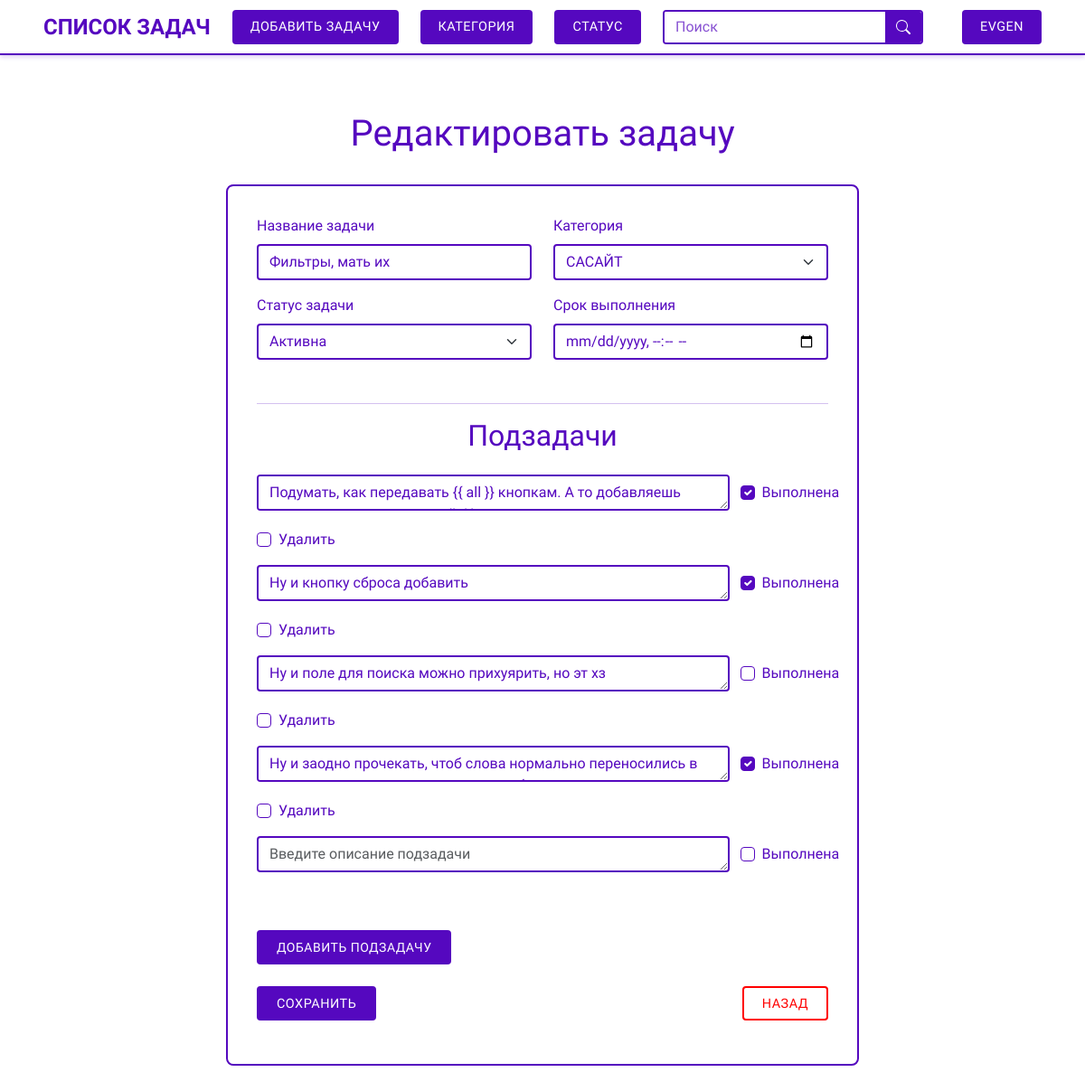
The page /task/8/edit/ (signed in) on the database as committed earlier.
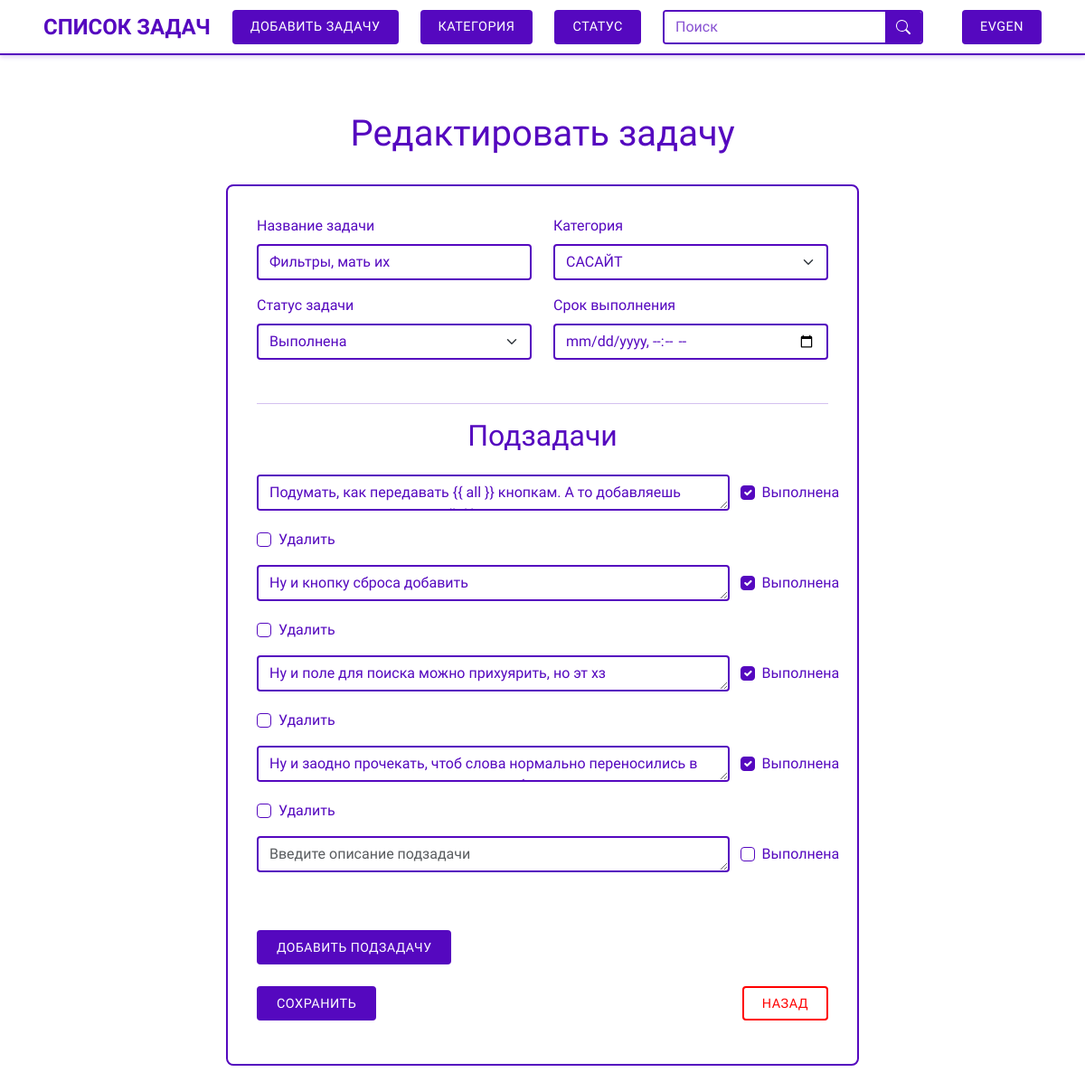
The same page on the database as committed later.
### task/models.py (models this page shows, shortened)
class Task(models.Model):
    class Status(models.TextChoices):
        NOT_ACTIVE = 'not_active', 'Не активна'
        ACTIVE = 'active', 'Активна'
        COMPLETED = 'completed', 'Выполнена'
    title = models.CharField(max_length=100, verbose_name='Название задачи')
    user = models.ForeignKey(User, on_delete=models.CASCADE, verbose_name='Пользователь', related_name='tasks')
    category = models.ForeignKey(Category, on_delete=models.PROTECT, verbose_name='Категория', related_name='tasks')
    status = models.CharField(max_length=10, choices=Status.choices, default=Status.NOT_ACTIVE,
                              verbose_name='Статус задачи')
    create_date = models.DateTimeField(auto_now_add=True, db_index=True, verbose_name='Дата создания')
    due_date = models.DateTimeField(blank=True, null=True, verbose_name='Срок выполнения')
    class Meta:
        ordering = ('-create_date',)
        verbose_name = 'Задача'
        verbose_name_plural = 'Задачи'
        constraints = [
            models.CheckConstraint(
                check=models.Q(due_date__gt=models.F('create_date')),
                name='check_due_date_after_create_date'
            )
        ]

### task/views.py (the view, shortened to what this page needs)
# urls.py: path('task/<int:pk>/edit/', views.TaskUpdateView.as_view(), name='task_edit'),
class TaskUpdateView(RedirectToFilteredListMixin, LoginRequiredMixin, UserPassesTestMixin, UpdateView):
    model = Task
    form_class = TaskCreateForm
    template_name = 'task/task_edit.html'
    def test_func(self):
        task = self.get_object()
        return self.request.user == task.user
    def get_context_data(self, **kwargs):
        context = super().get_context_data(**kwargs)
        if self.request.POST:
            context['subtask_formset'] = SubTaskCreateFormSet(self.request.POST, instance=self.object)
        else:
            context['subtask_formset'] = SubTaskCreateFormSet(instance=self.object)
        return context

### task/forms.py (shortened to what this page needs)
class TaskCreateForm(forms.ModelForm):
    class Meta:
        model = Task
        fields = ('title', 'category', 'status', 'due_date')
        widgets = {
            'title': forms.TextInput(attrs={'class': 'form-control', 'placeholder': 'Введите название задачи'}),
            'category': forms.Select(attrs={'class': 'form-control'}),
            'status': forms.Select(attrs={'class': 'form-control'}),
            'due_date': forms.DateTimeInput(
                attrs={'class': 'form-control', 'type': 'datetime-local', 'placeholder': 'дд.мм.гггг чч:мм'},
                format='%Y-%m-%dT%H:%M')
        }
    def __init__(self, *args, **kwargs):
        super().__init__(*args, **kwargs)
        self.fields['category'].empty_label = None
        try:
            default_category = Category.objects.get(name='Без категории')
            self.fields['category'].initial = default_category
        except Category.DoesNotExist:
            pass
        self.fields['status'].initial = Task.Status.NOT_ACTIVE

### task/models.py (called while the page is built)
    def __str__(self):
        return self.name

### task/templates/task/task_edit.html (shortened to what this page needs)
{% extends 'base.html' %}
{% load django_bootstrap5 %}
{% load static %}
{% block content %}
    <div class="container mt-4">
        <h1 class="text-center">Редактировать задачу</h1>
        <div class="task-form-container">
            <form method="post" id="task-form">
                <div class="form-section">
                    <div class="row">
                        <div class="col-md-6">
                            {% bootstrap_field form.title %}
                        </div>
                        <div class="col-md-6">
                            {% bootstrap_field form.category %}
                        </div>
                    </div>
                    <div class="row">
                        <div class="col-md-6">
                            {% bootstrap_field form.status %}
                        </div>
                        <div class="col-md-6">
                            {% bootstrap_field form.due_date %}
                        </div>
                    </div>
                </div>
                <hr class="purple-line">
                <div class="form-section" id="subtask-forms-container"
                     data-formset-prefix="{{ subtask_formset.prefix }}">
                    <h2>Подзадачи</h2>
                    {% for subtask_form in subtask_formset %}
                        <div class="subtask-form-row row">
                            <div class="col-md-10">
                                {% bootstrap_field subtask_form.description show_label=False %}
                            </div>
                            <div class="col-md-2 d-flex align-items-center">
                                {% bootstrap_field subtask_form.is_completed %}
                            </div>
                            {% if subtask_form.instance.pk %}
                                <div class="col-md-12 mt-1">
                                    {% bootstrap_field subtask_form.DELETE label="Удалить подзадачу" %}
                                </div>
                            {% endif %}
                        </div>
                    {% endfor %}
                </div>
                <button type="button" class="btn btn-add-subtask mt-3" id="add-subtask-button">
                    Добавить подзадачу
                </button>
                <div class="form-buttons mt-4">
                    <button type="submit" class="btn btn-login">Сохранить</button>
                    <a href="{% url 'task:home' %}{{ all }}" class="btn btn-cancel">Назад</a>
                </div>
            </form>
        </div>
    </div>
{% endblock %}

Rows that differ between the two databases and show on the page:
changed Task "Фильтры, мать их": status "Активна" → "Выполнена"
Other text that changed with them:
form field is_completed: "☐" → "☑"
